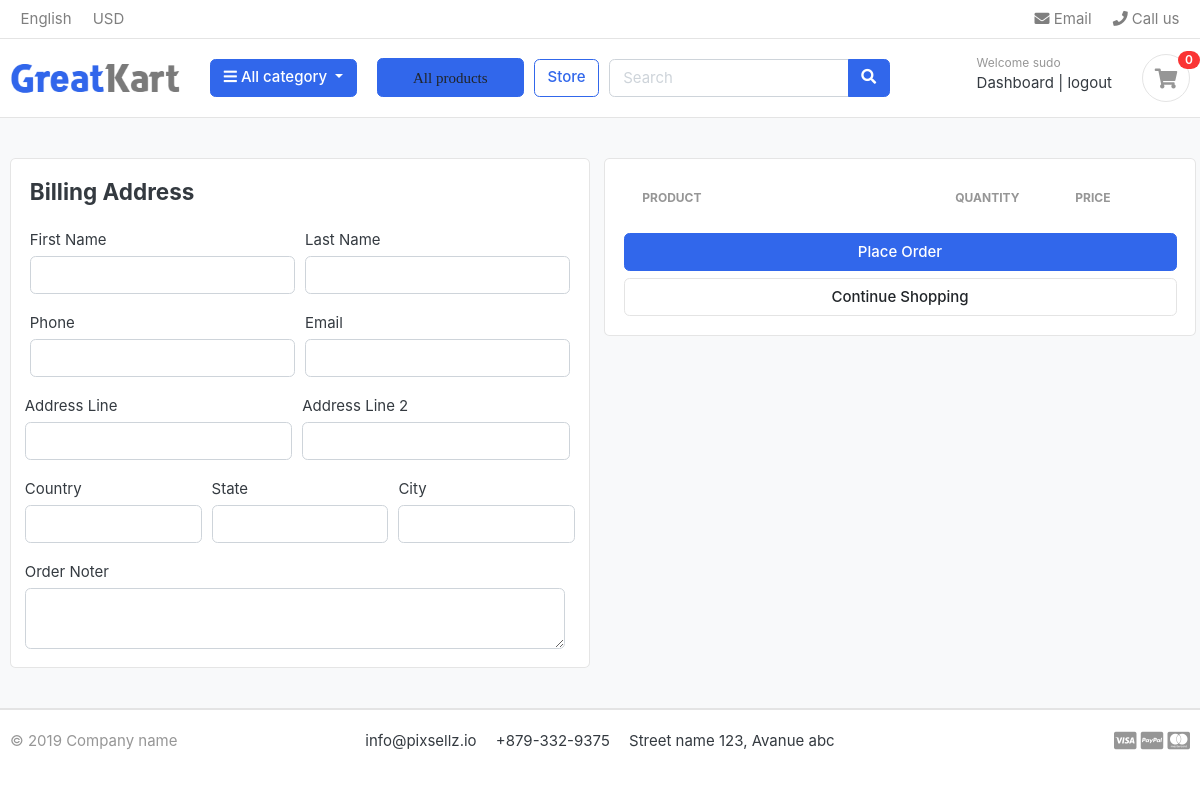
/cart/checkout/ (signed in), run on an earlier commit of the app's database.
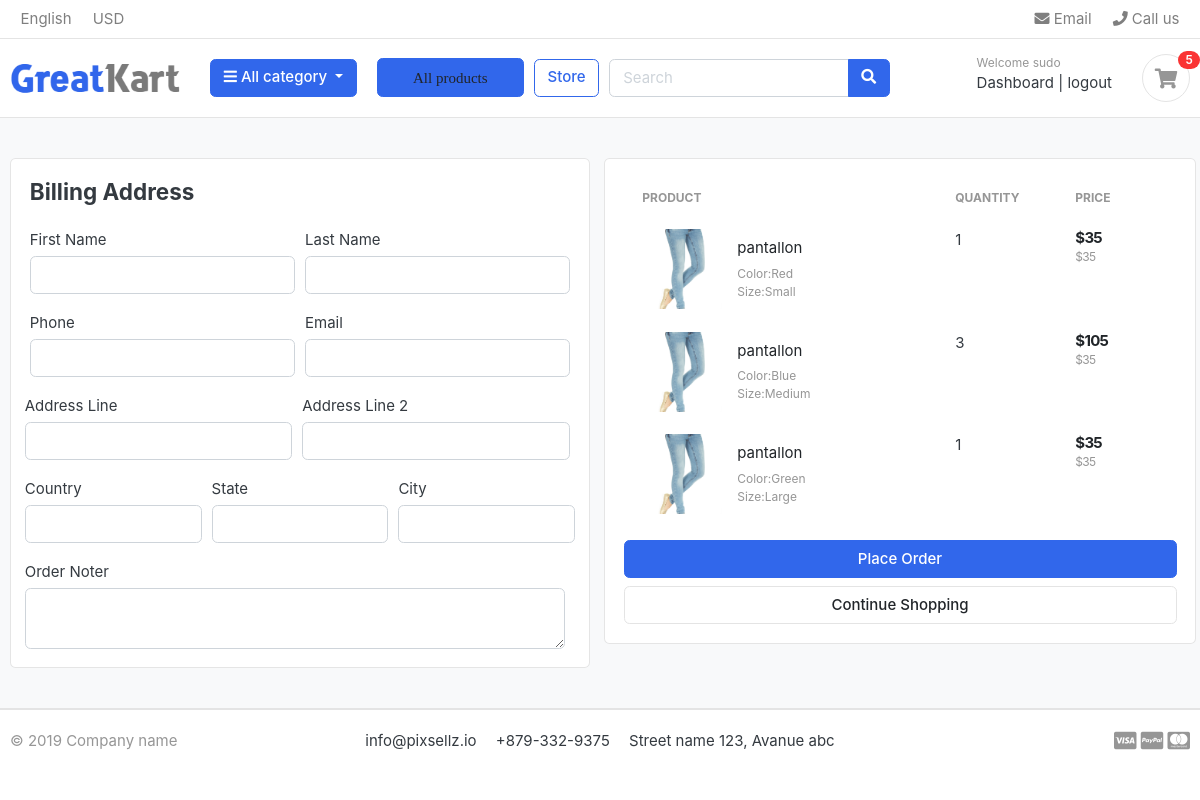
And on a later commit of the database.
### carts/models.py (models this page shows, shortened)
class CartItem(models.Model):
    user=models.ForeignKey(Accounts,on_delete=models.CASCADE,null=True)
    product=models.ForeignKey(Product,on_delete=models.CASCADE)
    variations =models.ManyToManyField(Variation,blank=True)
    cart=models.ForeignKey(Cart,on_delete=models.CASCADE,null=True)
    quantity=models.IntegerField()
    is_active=models.BooleanField(default=True)
    def sub_total(self):
        return self.product.price * self.quantity

### store/models.py (models this page shows, shortened)
class Product(models.Model):
    product_name=models.CharField(max_length=50,unique=True)
    slug=models.SlugField(max_length=50,unique=True)
    description=models.TextField(max_length=500,blank=True)
    price=models.IntegerField()
    image=models.ImageField(upload_to='photos/products')
    stock=models.IntegerField()
    is_available=models.BooleanField(default=True)
    category=models.ForeignKey(category,on_delete=models.CASCADE)
    created_date=models.DateTimeField(auto_now_add=True)
    modified_date=models.DateTimeField(auto_now=True)
    def get_url(self):
        return reverse('products_details',args=[self.category.slug,self.slug])

class Variation(models.Model):
        product = models.ForeignKey(Product,on_delete=models.CASCADE)
        variation_category=models.CharField(max_length=100,choices=variation_category_choice)
        variation_value=models.CharField(max_length=100)
        is_active      = models.BooleanField(default=True)
        created_date =models.DateTimeField(auto_now=True)
        objects =VariationManager()

### carts/views.py (the view)
# urls.py: path('cart/checkout/',views.checkout,name='checkout')
@login_required(login_url='login')
def checkout(request, total=0, quantity=0, cart_items=None):
    try:
        tax=0
        grand_total=0
        if request.user.is_authenticated:
            cart_items = CartItem.objects.filter(user=request.user, is_active=True)
        else:
            cart = Cart.objects.get(cart_id=_cart_id(request))
            cart_items = CartItem.objects.filter(cart=cart, is_active=True)
        for cart_item in cart_items:
            total += (cart_item.product.price * cart_item.quantity)
            quantity += cart_item.quantity
        tax=(2*total)/100
        grand_total = total+tax
    except ObjectDoesNotExist:
        pass
    context = {
        'total': total,
        'quantity': quantity,
        'cart_items': cart_items,
        'tax':       tax,
        'grand_total':grand_total
    }
    return render(request,'store/checkout.html',context)

### carts/context_processors.py (called while the page is built)
def counter(request):
    cart_count=0
    if 'admin' in request.path:
        return {}
    else:
        try:
            cart=Cart.objects.filter(cart_id=_cart_id(request))
            if request.user.is_authenticated:
                cart_items = CartItem.objects.all().filter(user=request.user)
            else:
                cart_items = CartItem.objects.all().filter(cart=cart[:1])
            for cart_item in cart_items:
                cart_count += cart_item.quantity
        except Cart.DoesNotExist:
            cart_count=0
    return dict(cart_count = cart_count)

### carts/views.py (called while the page is built)
def _cart_id(request):
    cart = request.session.session_key
    if not cart:
        request.session.create()
        cart = request.session.session_key
    return cart

### category/context_processor.py (called while the page is built)
def menu_link(request):
    links = category.objects.all()
    return dict(links=links)

### category/models.py (called while the page is built)
    def get_url(self):
        return reverse('products_by_category',args=[self.slug])

### e_commerce/templates/store/checkout.html (shortened to what the changed rows need)
{% extends "base.html" %}
{% load static %}
{% block content %}
<section class="section-content padding-y bg">
    <div class="container">
    <div class="row">
        <aside class="col-lg-6 px-1">
            <div class="card">
            <div class="card-body">
                <table class="table table-borderless table-shopping-cart">
                    <thead class="text-muted">
                    <tr class="small text-uppercase">
                      <th scope="col">Product</th>
                      <th scope="col"  width="120">Quantity</th>
                      <th scope="col" width="120">Price</th>
                    </tr>
                    </thead>
                    <tbody>
                        {% for cart_item in cart_items %}
                    <tr>
                        <td>
                            <figure class="itemside align-items-center">
                                <div class="aside"><img src="{{ cart_item.product.image.url }}" class="img-sm"></div>
                                <figcaption class="info">
                                    <a href="{{ cart_item.product.get_url }}" class="title text-dark">{{ cart_item.product.product_name }}</a>
                                    <p class="text-muted small">
                                        {% if cart_item.variations.all %}
                                            {% for item in cart_item.variations.all %}
                                            {{ item.variation_category | capfirst}}:{{ item.variation_value | capfirst}}<br>
                                            {% endfor %}
                                        {% endif %}
                                    </p>
                                </figcaption>
                            </figure>
                        </td>
                        <td>
                            <label for="">{{ cart_item.quantity }}</label>
                        </td>
                        <td>
                            <div class="price-wrap">
                                <var class="price">${{ cart_item.sub_total }}</var>
                                <small class="text-muted"> ${{ cart_item.product.price  }}</small>
                            </div>
                        </td>
                    </tr>
                    {% endfor %}
                    </tbody>
                    </table>
            </div>
            </div>
    </aside>
    </div>
    </div>
    </section>
{% endblock%}

### e_commerce/templates/includes/navbar.html (shortened to what this page needs)
{% load static %}
<header class="section-header">
    <nav class="navbar p-md-0 navbar-expand-sm navbar-light border-bottom">
    <div class="container">
      <div class="collapse navbar-collapse" id="navbarTop4">
        <ul class="navbar-nav mr-auto">
            <li class="nav-item dropdown">
                 <a href="#" class="nav-link">   English </a>
            </li>
            <li class="nav-item dropdown">
                <a href="#" class="nav-link"> USD </a>
            </li>
        </ul>
        <ul class="navbar-nav">
            <li><a href="#" class="nav-link"> <i class="fa fa-envelope"></i> Email </a></li>
            <li><a href="#" class="nav-link"> <i class="fa fa-phone"></i> Call us </a></li>
        </ul>
      </div>
    </div>
    </nav>
    <section class="header-main border-bottom">
        <div class="container">
    <div class="row align-items-center">
        <div class="col-lg-2 col-md-3 col-6">
            <a href="{% url 'home'%}" class="brand-wrap">
                <img class="logo" src="{%static './images/logo.png'%}">
            </a>
        </div>
        <div class="col-lg col-sm col-md col-6 flex-grow-0">
            <div class="category-wrap dropdown d-inline-block float-right">
                <button type="button" class="btn btn-primary dropdown-toggle" data-toggle="dropdown">
                    <i class="fa fa-bars"></i> All category
                </button>
            </div>
        </div>
        <div class="col-lg col-sm col-md col-6 flex-grow-0">
            <div class="category-wrap float-right">
                <button type="button" class="btn btn-primary ">
                    <i class="fa"><a class="dropdown-item" href="{% url 'store'%}">All products</a></i>
                </button>
            </div>
        </div>
        <a href="{% url 'store' %}" class="btn btn-outline-primary">Store</a>
        <div class="col-lg  col-md-6 col-sm-12 col">
            <form action="{% url 'search' %}" class="search" method='GET'>
                <div class="input-group w-100">
                    <input type="text" class="form-control" style="width:60%;" placeholder="Search" name="keyword">
                    <div class="input-group-append">
                      <button class="btn btn-primary" type="submit">
                        <i class="fa fa-search"></i>
                      </button>
                    </div>
                </div>
            </form>
        </div>
        <div class="col-lg-3 col-sm-6 col-8 order-2 order-lg-3">
                    <div class="d-flex justify-content-end mb-3 mb-lg-0">
                        {% if user.id is None %}
                        <div class="widget-header">
                            <small class="title text-muted">Welcome guest!</small>
                            <div>
                                <a href="{% url 'login' %}">Sign in</a> <span class="dark-transp"> | </span>
                                <a href="{% url 'register' %}"> Register</a>
                            </div>
                        </div>
                        {% else %}
                        <div class="widget-header">
                            <small class="title text-muted">Welcome {{ user.first_name }}</small>
                            <div>
                                <a href="{% url 'dashboard'%}">Dashboard</a> <span class="dark-transp"> | </span>
                                <a href="{% url 'logout' %}"> logout</a>
                            </div>
                        </div>
                        {% endif %}
                        <a href="{% url 'cart' %}" class="widget-header pl-3 ml-3">
                            <div class="icon icon-sm rounded-circle border"><i class="fa fa-shopping-cart"></i></div>
                            <span class="badge badge-pill badge-danger notify">{{ cart_count }}</span>
                        </a>
                    </div>
                </div>
    </div>
        </div>
    </section>
    </header>

What changed in the data, as far as the page shows it:
added CartItem: product.image (picture), product.product_name "pantallon", quantity "1", sub_total "35", product.price "35"
now on this page (row unchanged): Variation: variation_category "Color", variation_value "Red", shown under "pantallon"
now on this page (row unchanged): Variation: variation_category "Size", variation_value "Small", shown under "pantallon"
added CartItem: product.image (picture), product.product_name "pantallon", quantity "3", sub_total "105", product.price "35"
now on this page (row unchanged): Variation: variation_category "Color", variation_value "Blue", shown under "pantallon"
now on this page (row unchanged): Variation: variation_category "Size", variation_value "Medium", shown under "pantallon"
added CartItem: product.image (picture), product.product_name "pantallon", quantity "1", sub_total "35", product.price "35"
now on this page (row unchanged): Variation: variation_category "Color", variation_value "Green", shown under "pantallon"
now on this page (row unchanged): Variation: variation_category "Size", variation_value "Large", shown under "pantallon"
Also different on the page:
{{ cart_count }}: "0" → "5"
